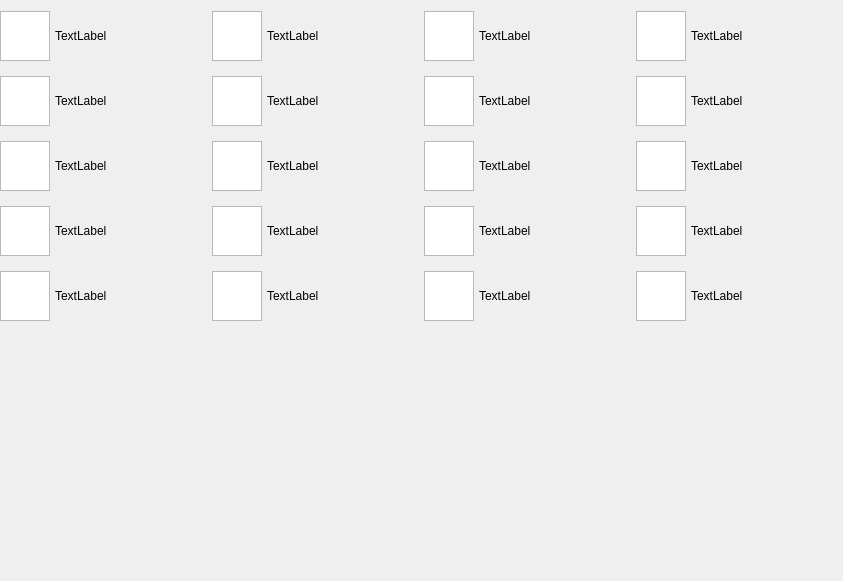
         <widget class="QWidget" name="scrollAreaWidgetContents">
          <property name="geometry">
           <rect>
            <x>0</x>
            <y>0</y>
            <width>843</width>
            <height>581</height>
           </rect>
          </property>
          <property name="sizePolicy">
           <sizepolicy hsizetype="Expanding" vsizetype="Preferred">
            <horstretch>0</horstretch>
            <verstretch>0</verstretch>
           </sizepolicy>
          </property>
          <property name="mouseTracking">
           <bool>true</bool>
          </property>
          <property name="autoFillBackground">
           <bool>true</bool>
          </property>
          <property name="styleSheet">
           <string notr="true"/>
          </property>
          <layout class="QGridLayout" name="gridLayout" rowstretch="1,1,1,1,1,1">
           <property name="sizeConstraint">
            <enum>QLayout::SetDefaultConstraint</enum>
           </property>
           <property name="leftMargin">
            <number>0</number>
           </property>
           <property name="rightMargin">
            <number>0</number>
           </property>
           <property name="horizontalSpacing">
            <number>5</number>
           </property>
           <property name="verticalSpacing">
            <number>15</number>
           </property>
           <item row="2" column="2">
            <widget class="QGraphicsView" name="graphicsView_7">
             <property name="sizePolicy">
              <sizepolicy hsizetype="Fixed" vsizetype="Fixed">
               <horstretch>0</horstretch>
               <verstretch>0</verstretch>
              </sizepolicy>
             </property>
             <property name="minimumSize">
              <size>
               <width>50</width>
               <height>50</height>
              </size>
             </property>
             <property name="maximumSize">
              <size>
               <width>50</width>
               <height>50</height>
              </size>
             </property>
            </widget>
           </item>
           <item row="0" column="6">
            <widget class="QGraphicsView" name="graphicsView_19">
             <property name="sizePolicy">
              <sizepolicy hsizetype="Fixed" vsizetype="Fixed">
               <horstretch>0</horstretch>
               <verstretch>0</verstretch>
              </sizepolicy>
             </property>
             <property name="minimumSize">
              <size>
               <width>50</width>
               <height>50</height>
              </size>
             </property>
             <property name="maximumSize">
              <size>
               <width>50</width>
               <height>50</height>
              </size>
             </property>
            </widget>
           </item>
           <item row="1" column="2">
            <widget class="QGraphicsView" name="graphicsView_8">
             <property name="sizePolicy">
              <sizepolicy hsizetype="Fixed" vsizetype="Fixed">
               <horstretch>0</horstretch>
               <verstretch>0</verstretch>
              </sizepolicy>
             </property>
             <property name="minimumSize">
              <size>
               <width>50</width>
               <height>50</height>
              </size>
             </property>
             <property name="maximumSize">
              <size>
               <width>50</width>
               <height>50</height>
              </size>
             </property>
            </widget>
           </item>
           <item row="0" column="1">
            <widget class="QLabel" name="label_1">
             <property name="sizePolicy">
              <sizepolicy hsizetype="Minimum" vsizetype="Preferred">
               <horstretch>0</horstretch>
               <verstretch>0</verstretch>
              </sizepolicy>
             </property>
             <property name="font">
              <font>
               <weight>50</weight>
               <bold>false</bold>
              </font>
             </property>
             <property name="text">
              <string>TextLabel</string>
             </property>
            </widget>
           </item>
           <item row="1" column="1">
            <widget class="QLabel" name="label_26">
             <property name="text">
              <string>TextLabel</string>
             </property>
            </widget>
           </item>
           <item row="4" column="7">
            <widget class="QLabel" name="label_19">
             <property name="text">
              <string>TextLabel</string>
             </property>
            </widget>
           </item>
           <item row="3" column="6">
            <widget class="QGraphicsView" name="graphicsView_20">
             <property name="sizePolicy">
              <sizepolicy hsizetype="Fixed" vsizetype="Fixed">
               <horstretch>0</horstretch>
               <verstretch>0</verstretch>
              </sizepolicy>
             </property>
             <property name="minimumSize">
              <size>
               <width>50</width>
               <height>50</height>
              </size>
             </property>
             <property name="maximumSize">
              <size>
               <width>50</width>
               <height>50</height>
              </size>
             </property>
            </widget>
           </item>
           <item row="2" column="0">
            <widget class="QGraphicsView" name="graphicsView_3">
             <property name="sizePolicy">
              <sizepolicy hsizetype="Fixed" vsizetype="Fixed">
               <horstretch>0</horstretch>
               <verstretch>0</verstretch>
              </sizepolicy>
             </property>
             <property name="minimumSize">
              <size>
               <width>50</width>
               <height>50</height>
              </size>
             </property>
             <property name="maximumSize">
              <size>
               <width>50</width>
               <height>50</height>
              </size>
             </property>
            </widget>
           </item>
           <item row="1" column="4">
            <widget class="QGraphicsView" name="graphicsView_13">
             <property name="sizePolicy">
              <sizepolicy hsizetype="Fixed" vsizetype="Fixed">
               <horstretch>0</horstretch>
               <verstretch>0</verstretch>
              </sizepolicy>
             </property>
             <property name="minimumSize">
              <size>
               <width>50</width>
               <height>50</height>
              </size>
             </property>
             <property name="maximumSize">
              <size>
               <width>50</width>
               <height>50</height>
              </size>
             </property>
            </widget>
           </item>
           <item row="1" column="3">
            <widget class="QLabel" name="label_7">
             <property name="text">
              <string>TextLabel</string>
             </property>
            </widget>
           </item>
           <item row="4" column="3">
            <widget class="QLabel" name="label_9">
             <property name="text">
              <string>TextLabel</string>
             </property>
            </widget>
           </item>
           <item row="2" column="3">
            <widget class="QLabel" name="label_8">
             <property name="text">
              <string>TextLabel</string>
             </property>
            </widget>
           </item>
           <item row="3" column="0">
            <widget class="QGraphicsView" name="graphicsView_4">
             <property name="sizePolicy">
              <sizepolicy hsizetype="Fixed" vsizetype="Fixed">
               <horstretch>0</horstretch>
               <verstretch>0</verstretch>
              </sizepolicy>
             </property>
             <property name="minimumSize">
              <size>
               <width>50</width>
               <height>50</height>
              </size>
             </property>
             <property name="maximumSize">
              <size>
               <width>50</width>
               <height>50</height>
              </size>
             </property>
            </widget>
           </item>
           <item row="3" column="5">
            <widget class="QLabel" name="label_15">
             <property name="text">
              <string>TextLabel</string>
             </property>
            </widget>
           </item>
           <item row="4" column="0">
            <widget class="QGraphicsView" name="graphicsView_5">
             <property name="sizePolicy">
              <sizepolicy hsizetype="Fixed" vsizetype="Fixed">
               <horstretch>0</horstretch>
               <verstretch>0</verstretch>
              </sizepolicy>
             </property>
             <property name="minimumSize">
              <size>
               <width>50</width>
               <height>50</height>
              </size>
             </property>
             <property name="maximumSize">
              <size>
               <width>50</width>
               <height>50</height>
              </size>
             </property>
            </widget>
           </item>
           <item row="0" column="3">
            <widget class="QLabel" name="label_6">
             <property name="text">
              <string>TextLabel</string>
             </property>
            </widget>
           </item>
           <item row="1" column="7">
            <widget class="QLabel" name="label_17">
             <property name="text">
              <string>TextLabel</string>
             </property>
            </widget>
           </item>
           <item row="0" column="7">
            <widget class="QLabel" name="label_16">
             <property name="text">
              <string>TextLabel</string>
             </property>
            </widget>
           </item>
           <item row="3" column="4">
            <widget class="QGraphicsView" name="graphicsView_15">
             <property name="sizePolicy">
              <sizepolicy hsizetype="Fixed" vsizetype="Fixed">
               <horstretch>0</horstretch>
               <verstretch>0</verstretch>
              </sizepolicy>
             </property>
             <property name="minimumSize">
              <size>
               <width>50</width>
               <height>50</height>
              </size>
             </property>
             <property name="maximumSize">
              <size>
               <width>50</width>
               <height>50</height>
              </size>
             </property>
            </widget>
           </item>
           <item row="1" column="5">
            <widget class="QLabel" name="label_12">
             <property name="text">
              <string>TextLabel</string>
             </property>
            </widget>
           </item>
           <item row="3" column="7">
            <widget class="QLabel" name="label_20">
             <property name="text">
              <string>TextLabel</string>
             </property>
            </widget>
           </item>
           <item row="0" column="4">
            <widget class="QGraphicsView" name="graphicsView_14">
             <property name="sizePolicy">
              <sizepolicy hsizetype="Fixed" vsizetype="Fixed">
               <horstretch>0</horstretch>
               <verstretch>0</verstretch>
              </sizepolicy>
             </property>
             <property name="minimumSize">
              <size>
               <width>50</width>
               <height>50</height>
              </size>
             </property>
             <property name="maximumSize">
              <size>
               <width>50</width>
               <height>50</height>
              </size>
             </property>
             <property name="alignment">
              <set>Qt::AlignCenter</set>
             </property>
            </widget>
           </item>
           <item row="1" column="6">
            <widget class="QGraphicsView" name="graphicsView_18">
             <property name="sizePolicy">
              <sizepolicy hsizetype="Fixed" vsizetype="Fixed">
               <horstretch>0</horstretch>
               <verstretch>0</verstretch>
              </sizepolicy>
             </property>
             <property name="minimumSize">
              <size>
               <width>50</width>
               <height>50</height>
              </size>
             </property>
             <property name="maximumSize">
              <size>
               <width>50</width>
               <height>50</height>
              </size>
             </property>
            </widget>
           </item>
           <item row="4" column="4">
            <widget class="QGraphicsView" name="graphicsView_11">
             <property name="sizePolicy">
              <sizepolicy hsizetype="Fixed" vsizetype="Fixed">
               <horstretch>0</horstretch>
               <verstretch>0</verstretch>
              </sizepolicy>
             </property>
             <property name="minimumSize">
              <size>
               <width>50</width>
               <height>50</height>
              </size>
             </property>
             <property name="maximumSize">
              <size>
               <width>50</width>
               <height>50</height>
              </size>
             </property>
            </widget>
           </item>
           <item row="5" column="2">
            <widget class="QLabel" name="label">
             <property name="text">
              <string/>
             </property>
            </widget>
           </item>
           <item row="2" column="1">
            <widget class="QLabel" name="label_24">
             <property name="text">
              <string>TextLabel</string>
             </property>
            </widget>
           </item>
           <item row="0" column="2">
            <widget class="QGraphicsView" name="graphicsView_9">
             <property name="sizePolicy">
              <sizepolicy hsizetype="Fixed" vsizetype="Fixed">
               <horstretch>0</horstretch>
               <verstretch>0</verstretch>
              </sizepolicy>
             </property>
             <property name="minimumSize">
              <size>
               <width>50</width>
               <height>50</height>
              </size>
             </property>
             <property name="maximumSize">
              <size>
               <width>50</width>
               <height>50</height>
              </size>
             </property>
            </widget>
           </item>
           <item row="0" column="5">
            <widget class="QLabel" name="label_11">
             <property name="text">
              <string>TextLabel</string>
             </property>
            </widget>
           </item>
           <item row="3" column="3">
            <widget class="QLabel" name="label_10">
             <property name="text">
              <string>TextLabel</string>
             </property>
            </widget>
           </item>
           <item row="4" column="1">
            <widget class="QLabel" name="label_23">
             <property name="text">
              <string>TextLabel</string>
             </property>
            </widget>
           </item>
           <item row="3" column="2">
            <widget class="QGraphicsView" name="graphicsView_10">
             <property name="sizePolicy">
              <sizepolicy hsizetype="Fixed" vsizetype="Fixed">
               <horstretch>0</horstretch>
               <verstretch>0</verstretch>
              </sizepolicy>
             </property>
             <property name="minimumSize">
              <size>
               <width>50</width>
               <height>50</height>
              </size>
             </property>
             <property name="maximumSize">
              <size>
               <width>50</width>
               <height>50</height>
              </size>
             </property>
            </widget>
           </item>
           <item row="2" column="6">
            <widget class="QGraphicsView" name="graphicsView_17">
             <property name="sizePolicy">
              <sizepolicy hsizetype="Fixed" vsizetype="Fixed">
               <horstretch>0</horstretch>
               <verstretch>0</verstretch>
              </sizepolicy>
             </property>
             <property name="minimumSize">
              <size>
               <width>50</width>
               <height>50</height>
              </size>
             </property>
             <property name="maximumSize">
              <size>
               <width>50</width>
               <height>50</height>
              </size>
             </property>
            </widget>
           </item>
           <item row="2" column="4">
            <widget class="QGraphicsView" name="graphicsView_12">
             <property name="sizePolicy">
              <sizepolicy hsizetype="Fixed" vsizetype="Fixed">
               <horstretch>0</horstretch>
               <verstretch>0</verstretch>
              </sizepolicy>
             </property>
             <property name="minimumSize">
              <size>
               <width>50</width>
               <height>50</height>
              </size>
             </property>
             <property name="maximumSize">
              <size>
               <width>50</width>
               <height>50</height>
              </size>
             </property>
            </widget>
           </item>
           <item row="0" column="0">
            <widget class="QGraphicsView" name="graphicsView_30">
             <property name="sizePolicy">
              <sizepolicy hsizetype="Fixed" vsizetype="Fixed">
               <horstretch>0</horstretch>
               <verstretch>0</verstretch>
              </sizepolicy>
             </property>
             <property name="minimumSize">
              <size>
               <width>50</width>
               <height>50</height>
              </size>
             </property>
             <property name="maximumSize">
              <size>
               <width>50</width>
               <height>50</height>
              </size>
             </property>
            </widget>
           </item>
           <item row="4" column="6">
            <widget class="QGraphicsView" name="graphicsView_16">
             <property name="sizePolicy">
              <sizepolicy hsizetype="Fixed" vsizetype="Fixed">
               <horstretch>0</horstretch>
               <verstretch>0</verstretch>
              </sizepolicy>
             </property>
             <property name="minimumSize">
              <size>
               <width>50</width>
               <height>50</height>
              </size>
             </property>
             <property name="maximumSize">
              <size>
               <width>50</width>
               <height>50</height>
              </size>
             </property>
            </widget>
           </item>
           <item row="1" column="0">
            <widget class="QGraphicsView" name="graphicsView_2">
             <property name="sizePolicy">
              <sizepolicy hsizetype="Fixed" vsizetype="Fixed">
               <horstretch>0</horstretch>
               <verstretch>0</verstretch>
              </sizepolicy>
             </property>
             <property name="minimumSize">
              <size>
               <width>50</width>
               <height>50</height>
              </size>
             </property>
             <property name="maximumSize">
              <size>
               <width>50</width>
               <height>50</height>
              </size>
             </property>
            </widget>
           </item>
           <item row="4" column="2">
            <widget class="QGraphicsView" name="graphicsView_6">
             <property name="sizePolicy">
              <sizepolicy hsizetype="Fixed" vsizetype="Fixed">
               <horstretch>0</horstretch>
               <verstretch>0</verstretch>
              </sizepolicy>
             </property>
             <property name="minimumSize">
              <size>
               <width>50</width>
               <height>50</height>
              </size>
             </property>
             <property name="maximumSize">
              <size>
               <width>50</width>
               <height>50</height>
              </size>
             </property>
            </widget>
           </item>
           <item row="2" column="5">
            <widget class="QLabel" name="label_13">
             <property name="text">
              <string>TextLabel</string>
             </property>
            </widget>
           </item>
           <item row="2" column="7">
            <widget class="QLabel" name="label_18">
             <property name="text">
              <string>TextLabel</string>
             </property>
            </widget>
           </item>
           <item row="4" column="5">
            <widget class="QLabel" name="label_14">
             <property name="text">
              <string>TextLabel</string>
             </property>
            </widget>
           </item>
           <item row="3" column="1">
            <widget class="QLabel" name="label_25">
             <property name="text">
              <string>TextLabel</string>
             </property>
            </widget>
           </item>
          </layout>
         </widget>
